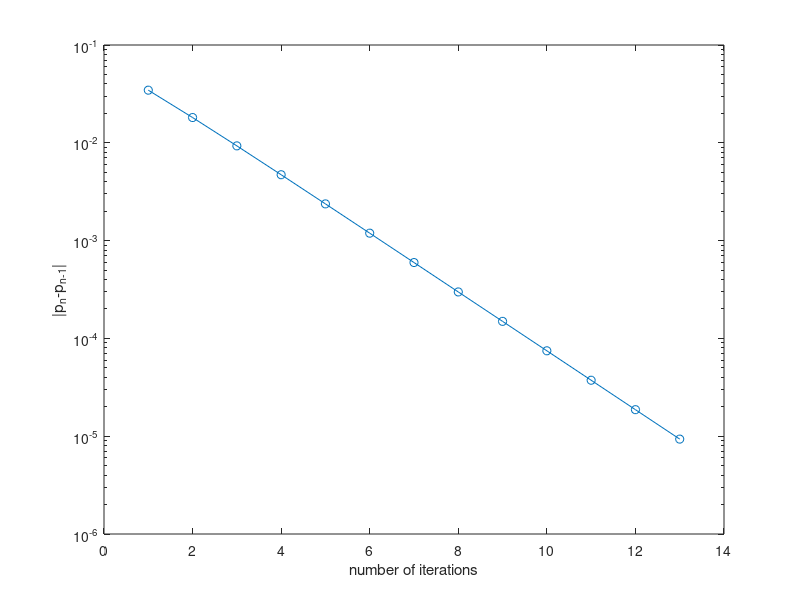

This chart was generated by the following MATLAB code:
clear all;
format long;

% Newton's method
% (1) f(x) = x^3 + 4*x^2 - 10
% (2) f(x) = x^6 + 8*x^5 + 16*x^4 - 20*x^3 - 80*x^2 + 100 = (x^3 + 4*x^2 - 10)^2

ind = 2;

% initial data
p = 1.5;

TOL = 1e-5;
MAX_IT = 100;

% save intermediate steps
pn = zeros(MAX_IT,1);

for i = 1:MAX_IT
    
    if ind == 1
        p1 = p - (p^3 + 4*p^2 - 10) / (3*p^2 + 8*p);
    elseif ind == 2
        p1 = p - (p^6 + 8*p^5 + 16*p^4 - 20*p^3 - 80*p^2 + 100)...
            / (6*p^5 + 40*p^4 + 64*p^3 - 60*p^2 - 160*p);
    end
    pn(i) = p1;
    
    if abs(p1-p) < TOL
        p = p1;
        break;
    end
    p = p1;
end

if i == MAX_IT
    'maximal iteration reached'
else
    num_of_iter = i
end
my_result = p

% exact solution
temp = roots([1,4,0,-10]);
p_exact = temp(3)
% check error
my_error = abs(p_exact - p)

% check linear convergence

semilogy(1:(num_of_iter-1),...
    abs(pn(2:num_of_iter)-pn(1:(num_of_iter-1))),'-o');
xlabel('number of iterations');
ylabel('|p_n-p_{n-1}|');


